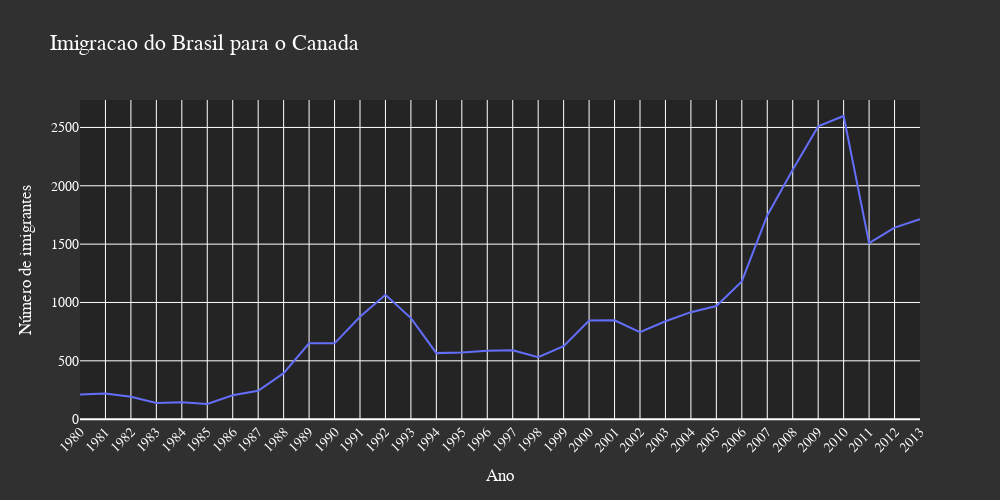

Source (notebook cell):
### Markdown cell above
## Personalizando visualizando com o plotly

### Code cell
fig = px.line(dados_brasil, x='ano', y='imigrantes',
              title='Imigracao do Brasil para o Canada')


fig.update_layout(width=1000, height=500,
                  xaxis={'tickangle': -45},
                  
                  font_family='JetBrains Mono',
                  font_size = 14,
                  title_font_size=22,
                  
                  font_color='#fff',
                  plot_bgcolor='#242424',
                  paper_bgcolor='#303030',
                  
                  
                  xaxis_title='Ano',
                  yaxis_title='Número de imigrantes')


fig.show()

### Figure 1 — Plotly figure (JSON) as saved in the notebook; plotly's stock layout.template omitted (floating-point values rounded to 4 significant figures)
{"data": [{"hovertemplate": "ano=%{x}<br>imigrantes=%{y}<extra></extra>", "legendgroup": "", "line": {"color": "#636efa", "dash": "solid"}, "marker": {"symbol": "circle"}, "mode": "lines", "name": "", "orientation": "v", "showlegend": false, "type": "scatter", "x": ["1980", "1981", "1982", "1983", "1984", "1985", "1986", "1987", "1988", "1989", "1990", "1991", "1992", "1993", "1994", "1995", "1996", "1997", "1998", "1999", "2000", "2001", "2002", "2003", "2004", "2005", "2006", "2007", "2008", "2009", "2010", "2011", "2012", "2013"], "xaxis": "x", "y": [211, 220, 192, 139, 145, 130, 205, 244, 394, 650, 650, 877, 1066, 866, 566, 572, 586, 591, 531, 626, 845, 847, 745, 839, 917, 969, 1181, 1746, 2138, 2509, 2598, 1508, 1642, 1714], "yaxis": "y"}], "layout": {"font": {"color": "#fff", "family": "JetBrains Mono", "size": 14}, "height": 500, "legend": {"tracegroupgap": 0}, "paper_bgcolor": "#303030", "plot_bgcolor": "#242424", "title": {"font": {"size": 22}, "text": "Imigracao do Brasil para o Canada"}, "width": 1000, "xaxis": {"anchor": "y", "domain": [0, 1], "tickangle": -45, "title": {"text": "Ano"}}, "yaxis": {"anchor": "x", "domain": [0, 1], "title": {"text": "Número de imigrantes"}}}}
